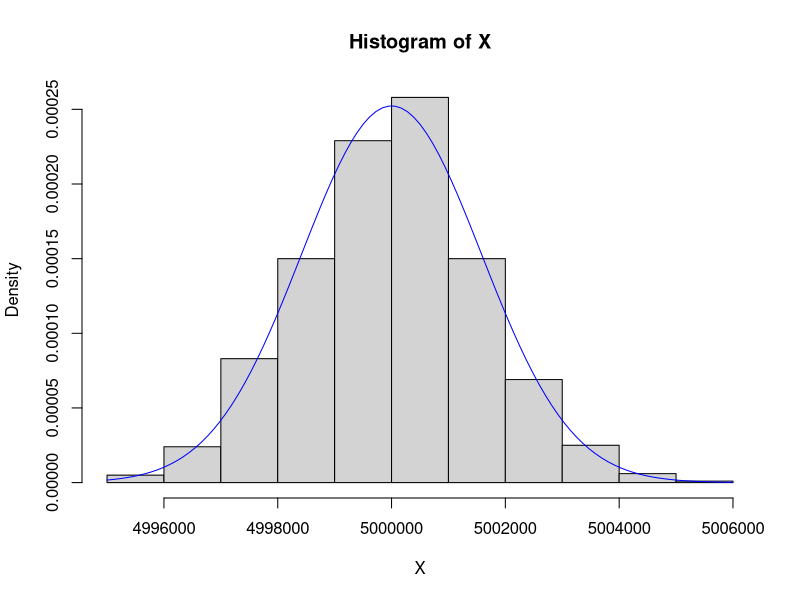
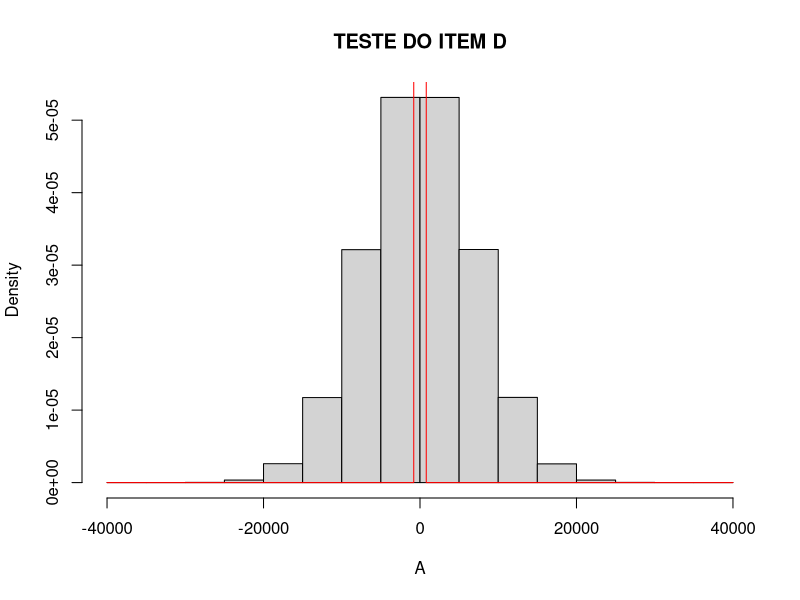
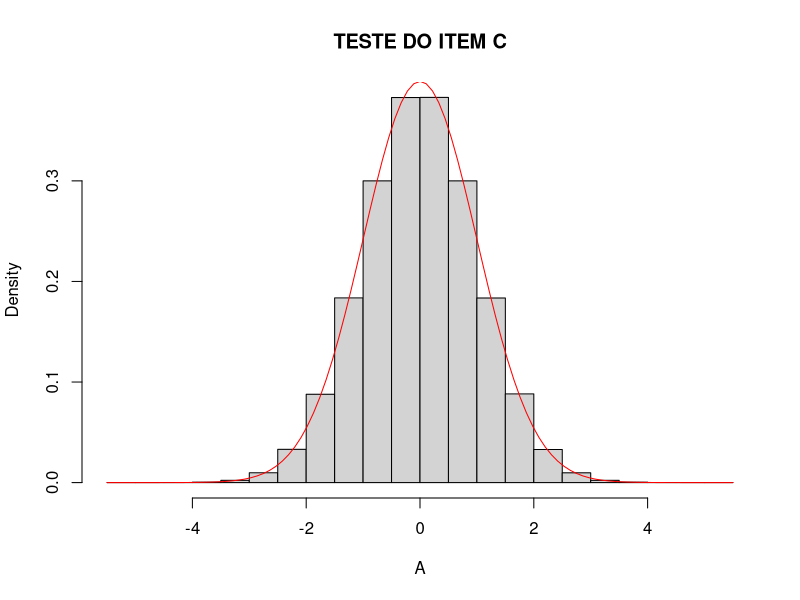
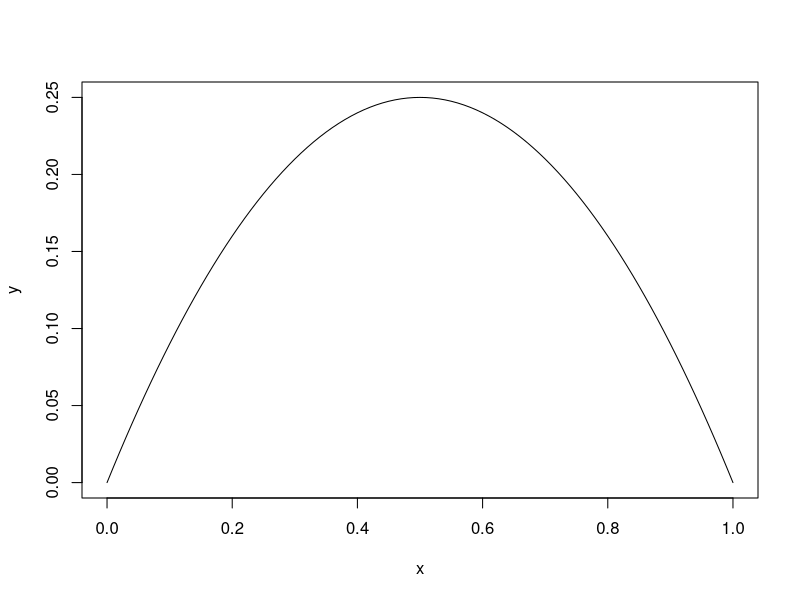
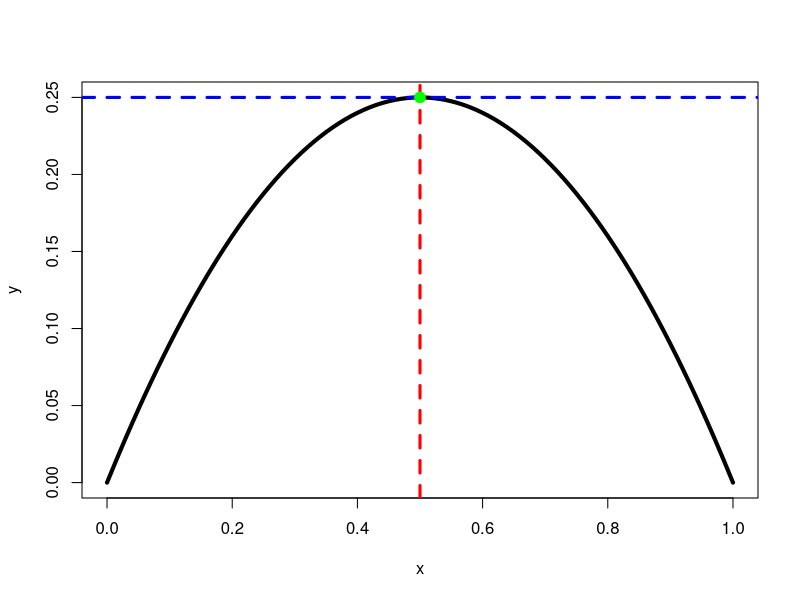
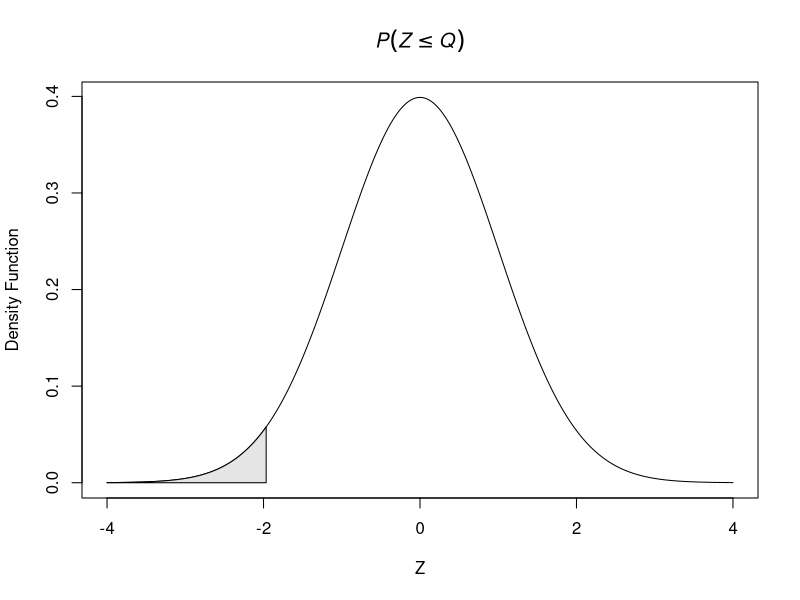

Recreate these plots in R, in order.
## ---- chunk 1
knitr::opts_chunk$set(echo = TRUE)
## ---- chunk 2
p<-0.5 #probability of success in each independent event.
n<-10000000 # n trials for each sample. But the result is actually the number of success in the end of n trials.
k<-1000 # 1000 Replicações (1000 resultados/pontos) é suficiente. 
m<-p*(1-p)
## ---- chunk 3
x <- seq(0,n,by = 1)
#X é um vetor com os quantis de 0 a n por 1.

X<-rbinom(k,#replicações
          n,#número de tentativas, limite superior de sucessos
          p)#probabilidade de cada sucesso
#Y<-dnorm(x,p*k,k*m)
#Z<-rnorm(x,p*k,k*m)
## ---- chunk 4
hist(X,
     prob=TRUE
     )



curve(dnorm(Vector_Of_Quantiles<-x,#quantís, média[esperança]
            Mean<-p*n,
            Standard_Deviation<-sqrt(n*m)#Take care, STD ISN'T Variance.STD[DESVIO PADRÃO,raiz quadrada da variança]
            ),
            add=T,#Comando de adicionamento à exibição/representação acima.
            col="blue")
### dnorm( quantís, média[esperança], STD[DESVIO PADRÃO,raiz quadrada da variança])
#plot(dbinom(x,n,p))
#curve(dnorm(x,p*n,sqrt(n*m)),add=T,col="blue")
## ---- chunk 5
n<-10000000
x<-seq(0,n,by=1)
p=0.3
# getting numbers for a sample
Z<-rnorm(sample_quantiles<-x,
         mean=p,
         sd=sqrt(p*(1-p)/n)
         )
A<-Z
A<-A-p
b<-(p*(1.0-p)/n)
#b<-sqrt(b)
A<-A/b

hist(A,
     prob=T,
     main="TESTE DO ITEM D")
curve(dnorm(x,
            mean=0,
            sd=1
            ),
      col="red",
      add=T)



A<-Z
A<-A-p
b<-(p*(1.0-p)/n)
b<-sqrt(b)
A<-A/b


hist(A,
     prob=T,
     main="TESTE DO ITEM C")
curve(dnorm(x,
            mean=0,
            sd=1
            ),
      col="red",
      add=T)



## ---- chunk 6

F = function(x){
  return (x*(1.0-x))
}
curve(F,
      from=0,
      to=1.0,
      xlab="x",
      ylab="y")

## ---- chunk 7


plot(F,
      from=0,
      to=1.0,
      xlab="x",
      ylab="y",
     type="l",
     lwd=4)
abline(v=0.5,
       col="red",
      lty=2,
      lwd=3)
abline(h=0.25,
       col="blue",
      lty=2,
      lwd=3)
points(x<-0.5,y<-0.25,col="green",
       pch=19,
       lwd=4)
## ---- chunk 8
#(1-α)<-0.95
##α/2<-0.05/2=0.025
###β<-0.025
x<-seq(from=-4,to=4,length=1000)
Z<-dnorm(x)# Default: mean=0, sd=1 (Standard_Deviation) != Variance.
plot(x,Z,
     #axes=F, #RETIRA OS EIXOS.
     type="l",
     xlab="Z",
     ylab="Density Function",
     main=expression(italic(P(Z<=Q)))
     )
β<-0.025

xl<-x[x<=qnorm(β)];yl<-dnorm(xl)
x2<-c(-4,xl,xl[length(xl)],-4);y2<-c(0,yl,0,0)
polygon(x2,y2,col='grey90')

## ---- chunk 9
#(1-α)<-0.95
##α/2<-0.05/2=0.025
###β<-0.025

β<-0.025
z<-qnorm(β)
z<-abs(z)
E<-0.02
n<-0.25*((z/E)**2)
print(n)
## ---- chunk 10
#(1-α)<-0.95
##α/2<-0.05/2=0.025
###β<-0.025

β<-0.025
z<-qnorm(β)
z<-abs(z)
E<-0.03
n<-0.25*((z/E)**2)
print(n)
## ---- chunk 11

β<-0.025
z<-qnorm(β)
z<-abs(z)

p<-0.54
n<-3010

#OPERATIONS
E<-p*(1-p)/n
E<-sqrt(E)
E<-E*z

V<-c(p-E,p+E)

print(V)

## ---- chunk 12
#(1-α)<-0.95
##α/2<-0.05/2=0.025
###β<-0.025
p<-0.5
β<-0.025
z<-qnorm(β)
z<-abs(z)
E<-0.02
n<-p*(1.0-p)*((z/E)**2)
print(n)
